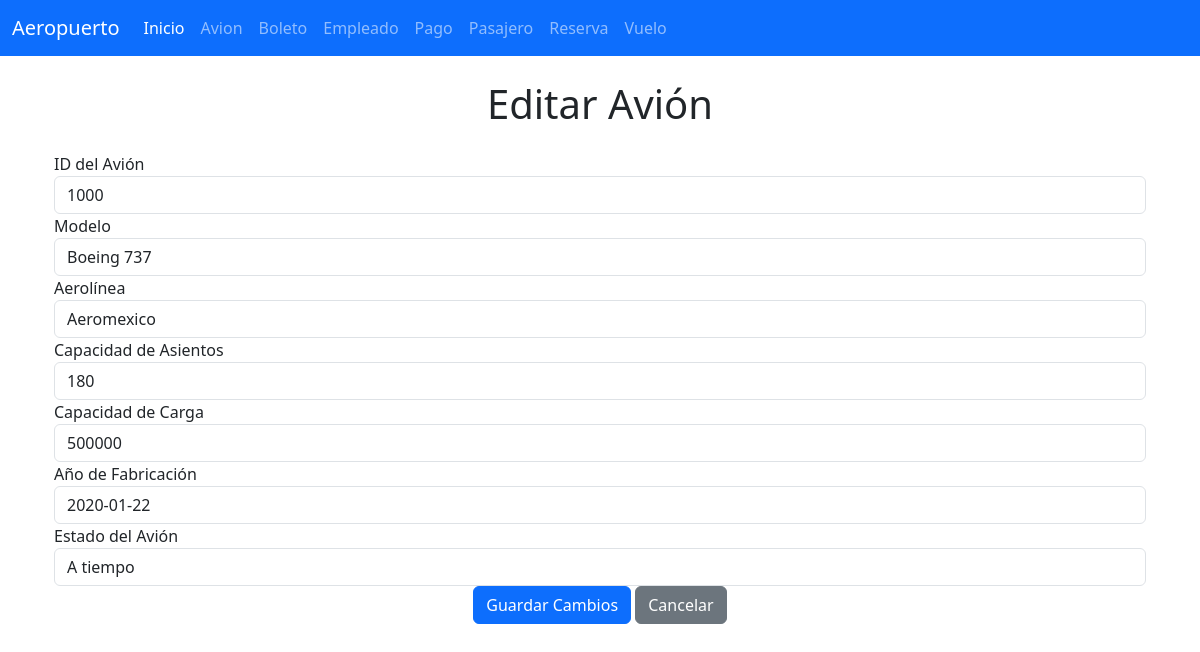
Screenshot of /seleccionarAvion/1000 with the database file from the repository.
### Avion_app/models.py (models this page shows, shortened)
class Avion(models.Model):
    Id_Avion = models.CharField(max_length=6, unique=True, primary_key=True)
    Modelo = models.CharField(max_length=100)
    Aerolinea = models.CharField(max_length=100)
    Capacidad_Asientos = models.IntegerField()  # No necesitas limitar aquí (los límites son manejados en el formulario)
    Capacidad_Carga = models.IntegerField()  # Incrementa los valores en el formulario
    Año_Fabricacion = models.CharField(max_length=4)
    Estado_Avion = models.CharField(max_length=255, null=True, blank=True)

### Avion_app/views.py (the view)
# urls.py: path("seleccionarAvion/<Id_Avion>",views.seleccionarAvion,name="seleccionarAvion"),
def seleccionarAvion(request, Id_Avion):
    avion = get_object_or_404(Avion, Id_Avion=Id_Avion)
    return render(request, "editarAvion.html", {"avion": avion})

### Avion_app/templates/editarAvion.html (shortened to what this page needs)
{% extends "base.html" %}
{% block cuerpo %}
<div class="container mt-4">
  <h1 class="text-center mb-4">Editar Avión</h1>
  <form method="POST" action="{% url 'editarAvion' avion.Id_Avion %}">
    <div class="form-group">
      <label for="txtId_Avion">ID del Avión</label>
      <input type="text" name="txtId_Avion" value="{{ avion.Id_Avion }}" class="form-control" readonly>
    </div>
    <div class="form-group">
      <label for="txtModelo">Modelo</label>
      <input type="text" name="txtModelo" value="{{ avion.Modelo }}" class="form-control" required>
    </div>
    <div class="form-group">
      <label for="txtAerolinea">Aerolínea</label>
      <input type="text" name="txtAerolinea" value="{{ avion.Aerolinea }}" class="form-control" required>
    </div>
    <div class="form-group">
      <label for="numCapacidad_Asientos">Capacidad de Asientos</label>
      <input type="number" name="numCapacidad_Asientos" value="{{ avion.Capacidad_Asientos }}" class="form-control" required>
    </div>
    <div class="form-group">
      <label for="numCapacidad_Carga">Capacidad de Carga</label>
      <input type="number" name="numCapacidad_Carga" value="{{ avion.Capacidad_Carga }}" class="form-control" required>
    </div>
    <div class="form-group">
      <label for="txtAño_Fabricacion">Año de Fabricación</label>
      <input type="text" name="txtAño_Fabricacion" value="{{ avion.Año_Fabricacion }}" class="form-control" required>
    </div>
    <div class="form-group">
      <label for="txtEstado_Avion">Estado del Avión</label>
      <input type="text" name="txtEstado_Avion" value="{{ avion.Estado_Avion }}" class="form-control" required>
    </div>
    <div class="text-center">
      <button type="submit" class="btn btn-primary">Guardar Cambios</button>
      <a href="{% url 'Avion' %}" class="btn btn-secondary ml-2">Cancelar</a>
    </div>
  </form>
</div>
{% endblock %}

### rows the page displays
Avion: txtId_Avion "1000", txtModelo "Boeing 737", txtAerolinea "Aeromexico", numCapacidad_Asientos "180", numCapacidad_Carga "500000", txtAño_Fabricacion "2020-01-22", txtEstado_Avion "A tiempo"
